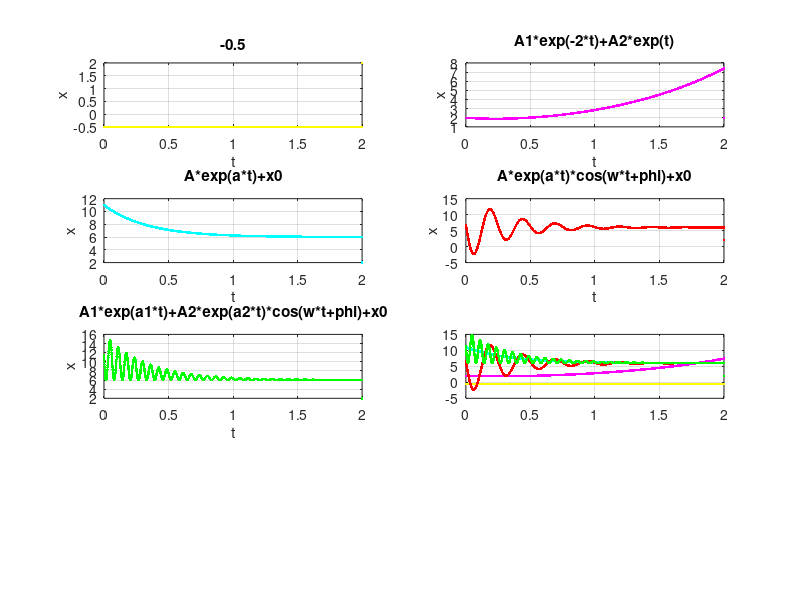

Write MATLAB code to recreate this figure.
clear all;
close all;

%x1=-0.5
Y1=0:0.001:2
t=0:0.001:2
subplot(4,2,1);
for i=1:1:(length(t)-1);
    Y1(i)=-0.5;
end
plot(t,Y1,'y.');
title('-0.5');
xlabel('t');
ylabel('x');
grid on;
subplot(4,2,6);
plot(t,Y1,'y.');
grid on;
hold on;
%%%%%%%%%%%%%%%%%%%%%%%%%%%%%%%%%%%%%%%%%%%%%%%%%%%%%
%xs=A1exp(-2*i)+A2exp(i)
Y2=0:0.001:2
t=0:0.001:2
for i=1:1:(length(t)-1);
    Y2(i)=exp(-2*t(i))+exp(t(i));
end
subplot(4,2,2);
plot(t,Y2,'m.');
title('A1*exp(-2*t)+A2*exp(t)');
xlabel('t');
ylabel('x');
grid on;
subplot(4,2,6);
plot(t,Y2,'m.');
grid on;
%%%%%%%%%%%%%%%%%%%%%%%%%%%%%%%%%%%%%%%%%%%%%%%%%%%%%
%x=Aexp(a*i)+x0
A=5;
x0=6;
a=-3;
Y3=0:0.001:2
t=0:0.001:2
for i=1:1:(length(t)-1);
    Y3(i)=A*exp(a*t(i))+x0;
end
subplot(4,2,3);
plot(t,Y3,'c.');
title('A*exp(a*t)+x0');
xlabel('t');
ylabel('x');
grid on;
subplot(4,2,6);
plot(t,Y3,'c.');
grid on;
%%%%%%%%%%%%%%%%%%%%%%%%%%%%%%%%%%%%%%%%%%%%%%%%%%%%%
%x=Aexp(a*i)*cos(wt+phi)+x0
A=10;
x0=6;
a=-3;
w=25;
phi=1.5;
Y3=0:0.001:2
t=0:0.001:2
for i=1:1:(length(t)-1);
    Y3(i)=A*exp(a*t(i))*cos(w*t(i)+phi)+x0;
end
subplot(4,2,4);
plot(t,Y3,'r.');
title('A*exp(a*t)*cos(w*t+phi)+x0');
xlabel('t');
ylabel('x');
grid on;
subplot(4,2,6);
plot(t,Y3,'r.');
grid on;
%%%%%%%%%%%%%%%%%%%%%%%%%%%%%%%%%%%%%%%%%%%%%%%%%%%%%
%x=A1exp(a1*t)+A2exp(a2*i)*cos(wt+phi)+x0
A1=5;
A2=5;
x0=6;
a1=-3;
a2=-3;
w=100;
phi=1.5;
Y4=0:0.001:2
t=0:0.001:2
for i=1:1:(length(t)-1);
    Y4(i)=A1*exp(a1*t(i))+A2*exp(a2*t(i))*cos(w*t(i)+phi)+x0;
end
subplot(4,2,5);
plot(t,Y4,'g.');
title('A1*exp(a1*t)+A2*exp(a2*t)*cos(w*t+phi)+x0');
xlabel('t');
ylabel('x');
grid on;
subplot(4,2,6);
plot(t,Y4,'g.');
grid on;
%%%%%%%%%%%%%%%%%%%%%%%%%%%%%%%%%%%%%%%%%%%%%%%%%%%%%